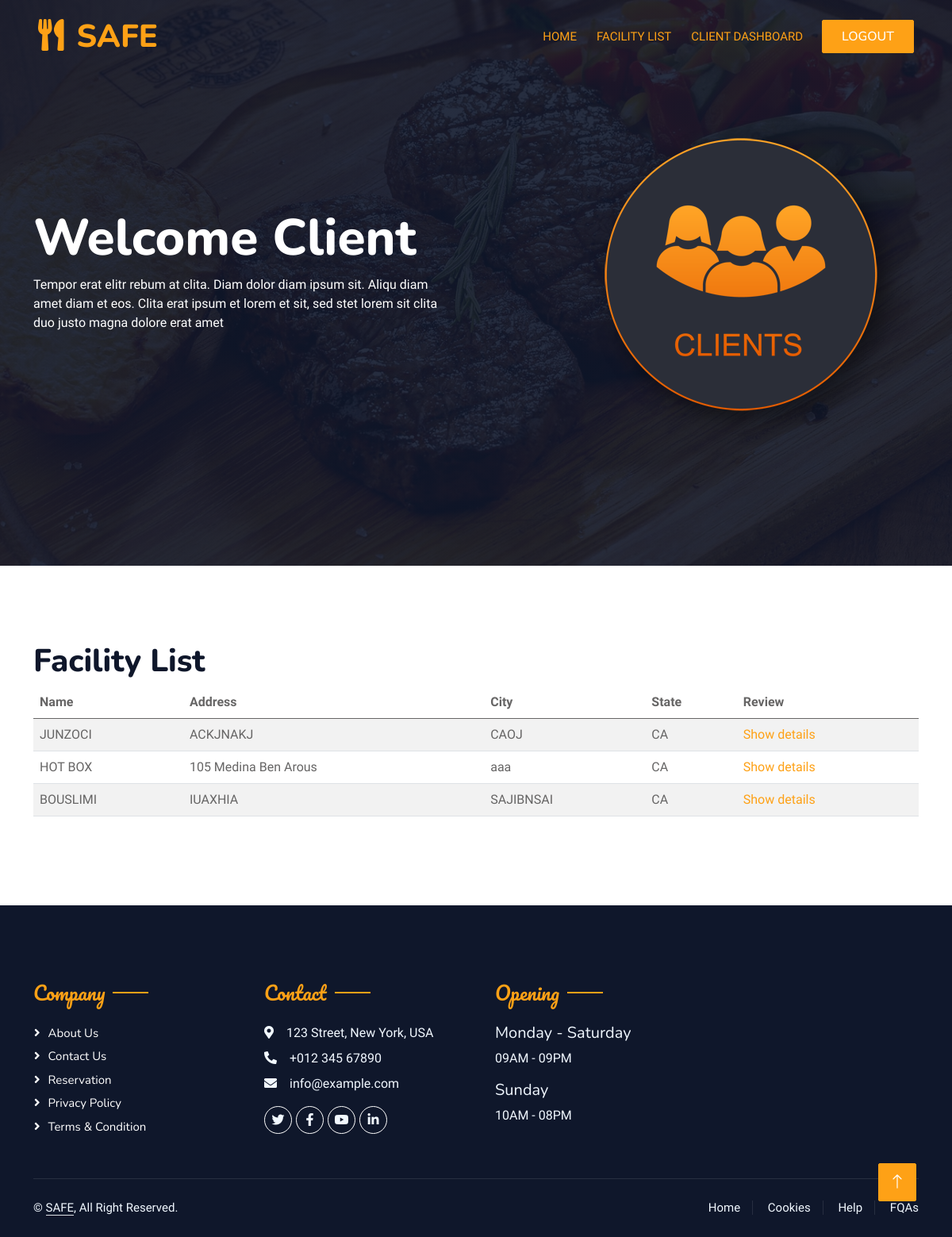
/client/, run on the app's committed database.
### owner/models.py (models this page shows, shortened)
class Facility(models.Model):
    serial_number = models.CharField(max_length=100)
    facility_name = models.CharField(max_length=255)
    facility_address = models.CharField(max_length=255)
    facility_city = models.CharField(max_length=100)
    facility_state = models.CharField(max_length=100)
    facility_zip = models.CharField(max_length=20)
    program_status = models.CharField(
        max_length=10,
        choices=PROGRAM_STATUS_CHOICES,
    )
    predicted_revenue = models.FloatField(
        verbose_name="Revenue Prédit",
        null=True,
        blank=True,
    )
    seating_capacity = models.IntegerField(
        verbose_name="Capacité d'Accueil",
        null=True,
        blank=True,
    )
    average_meal_price = models.FloatField(
        verbose_name="Prix Moyen d'un Repas",
        null=True,
        blank=True,
    )
    marketing_budget = models.IntegerField(
        verbose_name="Budget Marketing",
        null=True,
        blank=True,
    )
    weekend_reservations = models.IntegerField(
        verbose_name="Réservations du Weekend",
        null=True,
        blank=True,
    )
    weekday_reservations = models.IntegerField(
        verbose_name="Réservations en Semaine",
        null=True,
        blank=True,
    )
    owner = models.ForeignKey(
        CustomUser,
        on_delete=models.CASCADE,
        related_name='facilities',
        limit_choices_to={'role': 'owner'},
        verbose_name="Propriétaire",
    )

### client/views.py (the view)
# urls.py: path('', views.clients_list, name='clients_list'),
def clients_list(request):
    facilities = Facility.objects.all()
    return render(request, 'client/reviews_list.html', {'facilities': facilities})

### client/templates/client/reviews_list.html (shortened to what this page needs)
<!DOCTYPE html>
<html lang="en">
    {% load static %}
<head>
    <link href="https://cdnjs.cloudflare.com/ajax/libs/font-awesome/5.10.0/css/all.min.css" rel="stylesheet">
    <link href="https://cdn.jsdelivr.net/npm/bootstrap-icons@1.4.1/font/bootstrap-icons.css" rel="stylesheet">
    <link href="{% static 'lib/animate/animate.min.css' %}" rel="stylesheet">
    <link href="{% static 'lib/owlcarousel/assets/owl.carousel.min.css' %}" rel="stylesheet">
    <link href="{% static 'lib/tempusdominus/css/tempusdominus-bootstrap-4.min.css' %}" rel="stylesheet" />
    <link href="{% static 'css/bootstrap.min.css' %}" rel="stylesheet">
    <link href="{% static 'css/style.css' %}" rel="stylesheet">
</head>
<body>
    <div class="container-xxl bg-white p-0">
        <div class="container-xxl position-relative p-0">
            <nav class="navbar navbar-expand-lg navbar-dark bg-dark px-4 px-lg-5 py-3 py-lg-0">
                <a href="" class="navbar-brand p-0">
                    <h1 class="text-primary m-0"><i class="fa fa-utensils me-3"></i>SAFE</h1>
                </a>
                <div class="collapse navbar-collapse" id="navbarCollapse">
                    <div class="navbar-nav ms-auto py-0 pe-4">
                        <a href="{% url 'profileClient' %}" class="nav-item nav-link active">Home</a>
                        <a href="{% url 'clients_list' %}" class="nav-item nav-link active">Facility List</a>
                        <a href="https://app.powerbi.com/reportEmbed?reportId=3fa01422-43e9-4c27-b7af-53c50fc472ca&autoAuth=true&ctid=604f1a96-cbe8-43f8-abbf-f8eaf5d85730" target="_blank" class="nav-item nav-link active">Client Dashboard</a>
                    </div>
                    <a href="{% url 'index' %}" class="btn btn-primary py-2 px-4">LOGOUT</a>
                </div>
            </nav>
            <div class="container-xxl py-5 bg-dark hero-header mb-5">
                <div class="container my-5 py-5">
                    <div class="row align-items-center g-5">
                        <div class="col-lg-6 text-center text-lg-start">
                            <h1 class="display-3 text-white animated slideInLeft">Welcome Client<br>{{ user.username }}</h1>
                            <p class="text-white animated slideInLeft mb-4 pb-2">Tempor erat elitr rebum at clita. Diam dolor diam ipsum sit. Aliqu diam amet diam et eos. Clita erat ipsum et lorem et sit, sed stet lorem sit clita duo justo magna dolore erat amet</p>
                        </div>
                        <div class="col-lg-6 text-center text-lg-end overflow-hidden">
                            <img class="img-fluid" src="{% static 'img/client-icon-8.jpg' %}" alt="">
                        </div>
                    </div>
                </div>
            </div>
        </div>
  <div class="container-xxl py-5">
    <div class="container">
        <h1>Facility List</h1>
        <table class="table table-striped">
            <thead>
                <tr>
                    <th>Name</th>
                    <th>Address</th>
                    <th>City</th>
                    <th>State</th>
                    <th>Review</th>
                </tr>
            </thead>
            <tbody>
                {% for facility in facilities %}
                <tr>
                    <td>{{ facility.facility_name }}</td>
                    <td>{{ facility.facility_address }}</td>
                    <td>{{ facility.facility_city }}</td>
                    <td>{{ facility.facility_state }}</td>
                    <td class="action-buttons">
                        <a href="{% url 'facility_detail' facility.pk %}">Show details</a>
                    </td>
                </tr>
                {% empty %}
                    <tr>
                        <td colspan="5">No facilities found.</td>
                    </tr>
                {% endfor %}
            </tbody>
        </table>
    </div>
</div>
        <div class="container-fluid bg-dark text-light footer pt-5 mt-5 wow fadeIn" data-wow-delay="0.1s">
            <div class="container py-5">
                <div class="row g-5">
                    <div class="col-lg-3 col-md-6">
                        <h4 class="section-title ff-secondary text-start text-primary fw-normal mb-4">Company</h4>
                        <a class="btn btn-link" href="">About Us</a>
                        <a class="btn btn-link" href="">Contact Us</a>
                        <a class="btn btn-link" href="">Reservation</a>
                        <a class="btn btn-link" href="">Privacy Policy</a>
                        <a class="btn btn-link" href="">Terms & Condition</a>
                    </div>
                    <div class="col-lg-3 col-md-6">
                        <h4 class="section-title ff-secondary text-start text-primary fw-normal mb-4">Contact</h4>
                        <p class="mb-2"><i class="fa fa-map-marker-alt me-3"></i>123 Street, New York, USA</p>
                        <p class="mb-2"><i class="fa fa-phone-alt me-3"></i>+012 345 67890</p>
                        <p class="mb-2"><i class="fa fa-envelope me-3"></i>info@example.com</p>
                        <div class="d-flex pt-2">
                            <a class="btn btn-outline-light btn-social" href=""><i class="fab fa-twitter"></i></a>
                            <a class="btn btn-outline-light btn-social" href=""><i class="fab fa-facebook-f"></i></a>
                            <a class="btn btn-outline-light btn-social" href=""><i class="fab fa-youtube"></i></a>
                            <a class="btn btn-outline-light btn-social" href=""><i class="fab fa-linkedin-in"></i></a>
                        </div>
                    </div>
                    <div class="col-lg-3 col-md-6">
                        <h4 class="section-title ff-secondary text-start text-primary fw-normal mb-4">Opening</h4>
                        <h5 class="text-light fw-normal">Monday - Saturday</h5>
                        <p>09AM - 09PM</p>
                        <h5 class="text-light fw-normal">Sunday</h5>
                        <p>10AM - 08PM</p>
                    </div>
                </div>
            </div>
            <div class="container">
                <div class="copyright">
                    <div class="row">
                        <div class="col-md-6 text-center text-md-start mb-3 mb-md-0">
                            &copy; <a class="border-bottom" href="#">SAFE</a>, All Right Reserved.
                        </div>
                        <div class="col-md-6 text-center text-md-end">
                            <div class="footer-menu">
                                <a href="">Home</a>
                                <a href="">Cookies</a>
                                <a href="">Help</a>
                                <a href="">FQAs</a>
                            </div>
                        </div>
                    </div>
                </div>
            </div>
        </div>
        <a href="#" class="btn btn-lg btn-primary btn-lg-square back-to-top"><i class="bi bi-arrow-up"></i></a>
    </div>
</body>
</html>

### static/css/style.css (style rules this page uses)
:root { --primary: #FEA116; --light: #F1F8FF; --dark: #0F172B; }
.ff-secondary { font-family: 'Pacifico', cursive; }
.back-to-top { position: fixed; display: none; right: 45px; bottom: 45px; z-index: 99; }
.btn { font-family: 'Nunito', sans-serif; font-weight: 500; text-transform: uppercase; transition: .5s; }
.btn.btn-primary, .btn.btn-secondary { color: #FFFFFF; }
.btn-lg-square { width: 48px; height: 48px; }
.btn-square, .btn-sm-square, .btn-lg-square { padding: 0; display: flex; align-items: center; justify-content: center; font-weight: normal; border-radius: 2px; }
.navbar-dark .navbar-nav .nav-link { position: relative; margin-left: 25px; padding: 35px 0; font-size: 15px; color: var(--light) !important; text-transform: uppercase; font-weight: 500; outline: none; transition: .5s; }
.navbar-dark .navbar-nav .nav-link:hover, .navbar-dark .navbar-nav .nav-link.active { color: var(--primary) !important; }
@media (min-width: 992px) { .navbar-dark { position: absolute; width: 100%; top: 0; left: 0; z-index: 999; background: transparent !important; } }
.hero-header { background: linear-gradient(rgba(15, 23, 43, .9), rgba(15, 23, 43, .9)), url(../img/bg-hero.jpg); background-position: center center; background-repeat: no-repeat; background-size: cover; }
.hero-header img { animation: imgRotate 50s linear infinite; }
.section-title { position: relative; display: inline-block; }
.section-title::before { position: absolute; content: ""; width: 45px; height: 2px; top: 50%; left: -55px; margin-top: -1px; background: var(--primary); }
.section-title::after { position: absolute; content: ""; width: 45px; height: 2px; top: 50%; right: -55px; margin-top: -1px; background: var(--primary); }
.section-title.text-start::before, .section-title.text-end::after { display: none; }
.footer .btn.btn-social { margin-right: 5px; width: 35px; height: 35px; display: flex; align-items: center; justify-content: center; color: var(--light); border: 1px solid #FFFFFF; border-radius: 35px; transition: .3s; }
.footer .btn.btn-link { display: block; margin-bottom: 5px; padding: 0; text-align: left; color: #FFFFFF; font-size: 15px; font-weight: normal; text-transform: capitalize; transition: .3s; }
.footer .btn.btn-link::before { position: relative; content: "\f105"; font-family: "Font Awesome 5 Free"; font-weight: 900; margin-right: 10px; }
.footer .copyright { padding: 25px 0; font-size: 15px; border-top: 1px solid rgba(256, 256, 256, .1); }
.footer .copyright a { color: var(--light); }
.footer .footer-menu a { margin-right: 15px; padding-right: 15px; border-right: 1px solid rgba(255, 255, 255, .1); }
.footer .footer-menu a:last-child { margin-right: 0; padding-right: 0; border-right: none; }

### data on the page
Facility: facility_name "JUNZOCI", facility_address "ACKJNAKJ", facility_city "CAOJ", facility_state "CA"
Facility: facility_name "HOT BOX", facility_address "105 Medina Ben Arous", facility_city "aaa", facility_state "CA"
Facility: facility_name "BOUSLIMI", facility_address "IUAXHIA", facility_city "SAJIBNSAI", facility_state "CA"
